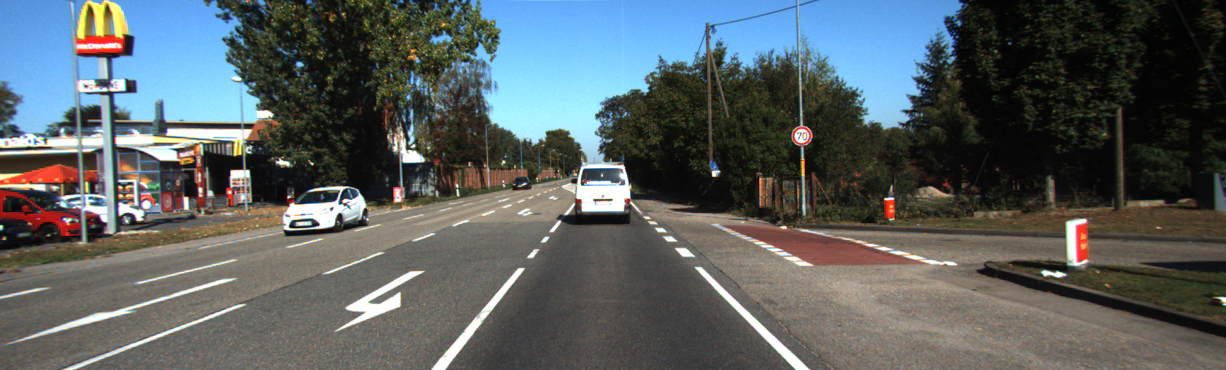
//> input picture images/0.png, 1226 x 370 px
$ ./match   (built with g++ and OpenCV 4)
//> lines starting //> are read from the running program, lines starting //| are printed output that depends on the picture
#include <opencv2/opencv.hpp>
#include <vector>
#include <iostream>
#include <random>

using namespace std;
using namespace cv;
// 判断连线是否经过光心且两个点在光心的同侧
bool isValidMatch(const Point2f& pt1, const Point2f& pt2, const Point2f& principalPoint, double threshold = 1.0) {
    // 计算两点与光心连线的斜率
    double slope1 = (pt1.y - principalPoint.y) / (pt1.x - principalPoint.x);
    double slope2 = (pt2.y - principalPoint.y) / (pt2.x - principalPoint.x);

    // 判断连线是否经过光心（斜率相近）
    bool lineThroughPrincipalPoint = fabs(slope1 - slope2) < threshold;

    // 检查X方向是否在同侧
    bool sameSideX = (pt1.x - principalPoint.x) * (pt2.x - principalPoint.x) > 0;
    // 检查Y方向是否在同侧
    bool sameSideY = (pt1.y - principalPoint.y) * (pt2.y - principalPoint.y) > 0;

    // 两个点要在X方向和Y方向都在同侧
    bool sameSide = sameSideX && sameSideY;

    // 返回连线经过光心且在光心同侧的结果
    return lineThroughPrincipalPoint && sameSide;
}

// 筛选匹配点，返回连线经过光心且在光心同侧的匹配点
std::vector<cv::DMatch> filterMatchesByPrincipalPoint(
    const std::vector<cv::KeyPoint>& keyImg1,
    const std::vector<cv::KeyPoint>& keyImg2,
    const std::vector<cv::DMatch>& matches,
    const cv::Point2f& principalPoint,
    double threshold = 1.0)
{
    std::vector<cv::DMatch> filteredMatches;

    for (const auto& match : matches) {
        Point2f pt1 = keyImg1[match.queryIdx].pt;
        Point2f pt2 = keyImg2[match.trainIdx].pt;

        // 检查匹配点是否满足条件
        if (isValidMatch(pt1, pt2, principalPoint, threshold)) {
            filteredMatches.push_back(match);
        }
    }

    return filteredMatches;
}

// 绘制匹配点（上下排列方式），并使用随机颜色
void drawMatchesWithRandomColors(const Mat& img1, const Mat& img2,
                                 const std::vector<KeyPoint>& keyImg1, const std::vector<KeyPoint>& keyImg2,
                                 const std::vector<DMatch>& matches, const std::string& windowName)
{
    // 随机数生成器，用于生成随机颜色
    std::random_device rd;
    std::mt19937 rng(rd());
    std::uniform_int_distribution<int> dist(0, 255);

    // 创建结果图像，大小为两张图像上下拼接
    int height = img1.rows + img2.rows;
    int width = std::max(img1.cols, img2.cols);
    Mat result = Mat::zeros(height, width, CV_8UC3);

    // 将 img1 和 img2 分别拷贝到 result 的上下部分
    Mat top(result, Rect(0, 0, img1.cols, img1.rows));  // img1 位于上半部分
    cvtColor(img1, top, COLOR_GRAY2BGR);  // 转换为彩色

    Mat bottom(result, Rect(0, img1.rows, img2.cols, img2.rows));  // img2 位于下半部分
    cvtColor(img2, bottom, COLOR_GRAY2BGR);  // 转换为彩色

    // 绘制每个匹配点和连线
    for (const auto& match : matches) {
        Point2f pt1 = keyImg1[match.queryIdx].pt;
        Point2f pt2 = keyImg2[match.trainIdx].pt;

        pt2.y += img1.rows;  // 调整 pt2 的 y 坐标，使其对应 img2 的位置

        // 生成随机颜色
        Scalar randomColor(dist(rng), dist(rng), dist(rng));

        // 画出匹配线和关键点
        line(result, pt1, pt2, randomColor, 1);
        circle(result, pt1, 4, randomColor, 1);
        circle(result, pt2, 4, randomColor, 1);
    }

    // 显示结果图像
    imshow(windowName, result);
}

int main(int argc, char** argv) {
    // 加载图片和相机内参
    Mat img1 = imread("images/0.png", IMREAD_GRAYSCALE);
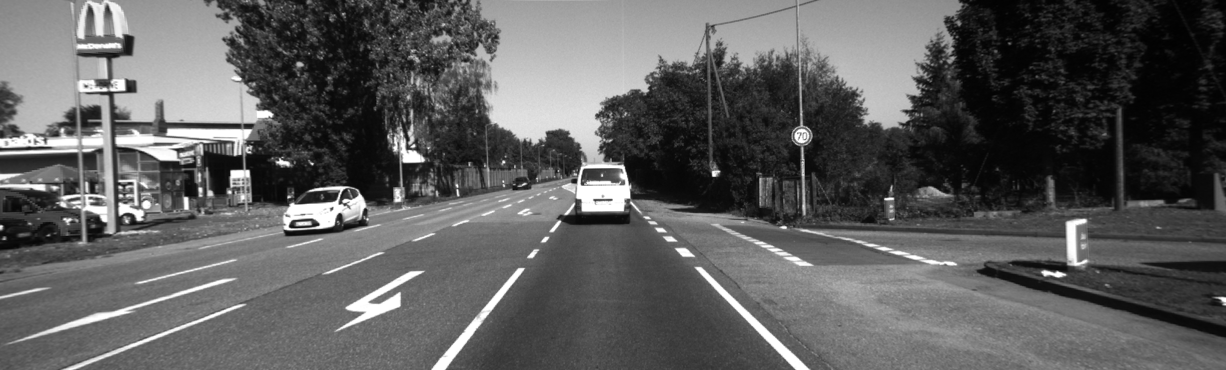
//> img1: 370 rows x 1226 cols, CV_8UC1; min 1, max 255, mean 93.1
    Mat img2 = imread("images/1.png", IMREAD_GRAYSCALE);
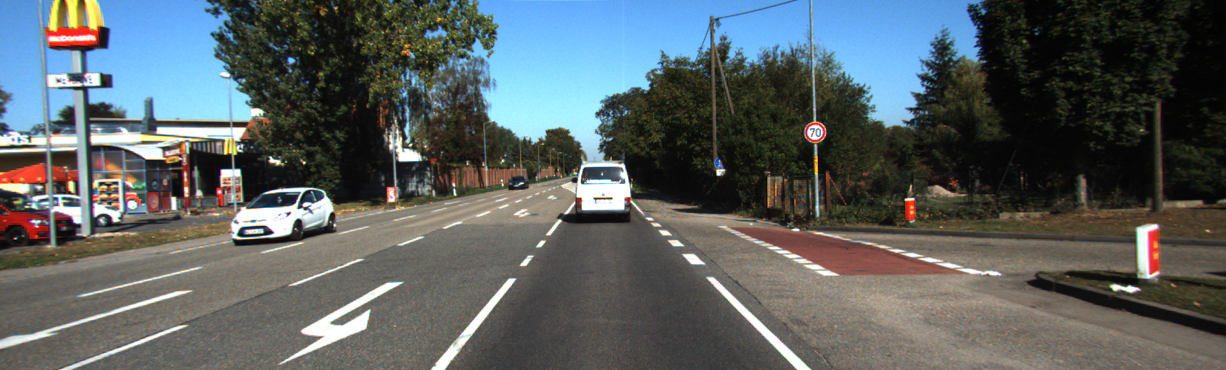
//> input picture images/1.png, 1226 x 370 px
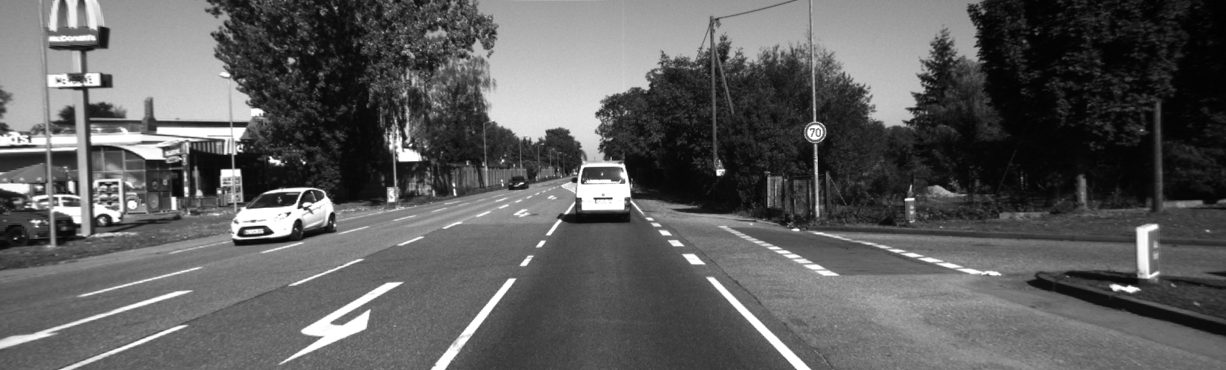
//> img2: 370 rows x 1226 cols, CV_8UC1; min 0, max 255, mean 93.7

    if (img1.empty() || img2.empty()) {
        cout << "Could not open or find the images!" << endl;
        return -1;
    }

    // 相机内参矩阵
    Mat cameraMatrix = (Mat_<double>(3, 3) << 718.8560, 0, 607.1928, 0, 718.8560, 185.2157, 0, 0, 1);
    Point2f principalPoint(cameraMatrix.at<double>(0, 2), cameraMatrix.at<double>(1, 2));  // 光心坐标

    Ptr<Feature2D> b = ORB::create();
    Mat descImg1, descImg2;
    std::vector<KeyPoint> keyImg1, keyImg2;

    b->detectAndCompute(img1, Mat(), keyImg1, descImg1);
//> keyImg1 = 500 keypoints; strongest (x, y, size): (290, 226, 37.2), (289, 226, 31), (344, 201, 31), (231, 171, 31)
    b->detectAndCompute(img2, Mat(), keyImg2, descImg2);
//> keyImg2 = 500 keypoints; strongest (x, y, size): (222, 170, 37.2), (238, 234, 37.2), (299, 206, 37.2), (272, 232, 31)

    Ptr<DescriptorMatcher> descriptorMatcher = DescriptorMatcher::create("BruteForce");
    std::vector<DMatch> matches;
    descriptorMatcher->match(descImg1, descImg2, matches, Mat());
//> matches = 500 matches

    // 绘制初始匹配点
    drawMatchesWithRandomColors(img1, img2, keyImg1, keyImg2, matches, "Initial Matches");
//> in drawMatchesWithRandomColors, `Mat bottom(result, Rect(0, img1.rows, img2.cols, img2.rows));`: bottom: 370 rows x 1226 cols, CV_8UC3; every value is 0
//> the loop in drawMatchesWithRandomColors, `for (const auto& match : matches)` made 500 passes
//> pt1 on passes 1 to 3: Point(394, 188), Point(1044, 275), Point(120, 195)
//> after the loop in drawMatchesWithRandomColors, `for (const auto& match : matches)`:
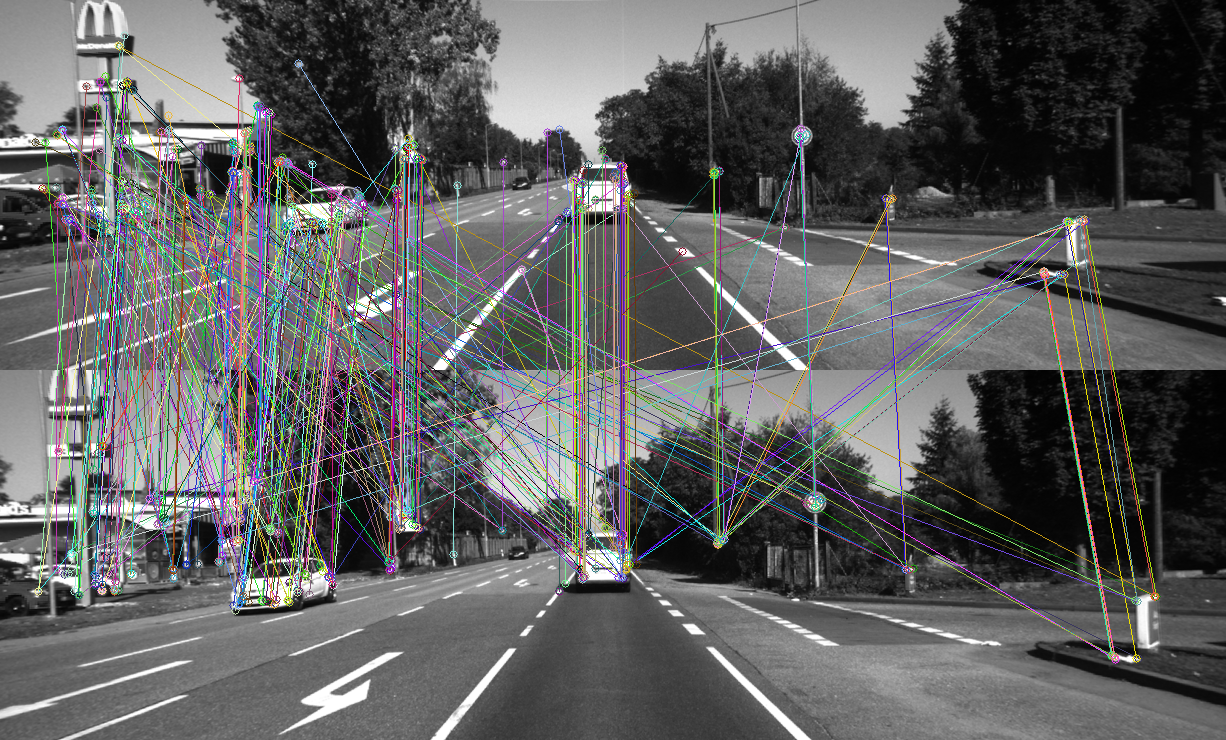
//> result: 740 rows x 1226 cols, CV_8UC3; mean B, G, R 96.5, 96.4, 96.3

    // 筛选匹配点，利用光心连线条件
    std::vector<DMatch> filteredMatches = filterMatchesByPrincipalPoint(keyImg1, keyImg2, matches, principalPoint);
//> the loop in filterMatchesByPrincipalPoint, `for (const auto& match : matches)` made 500 passes
//> (pt1, pt2, slope1 in isValidMatch, slope2 in isValidMatch, lineThroughPrincipalPoint in isValidMatch, sameSideX in isValidMatch, sameSideY in isValidMatch, sameSide in isValidMatch) on passes 1 to 3: (Point(394, 188), Point(388, 188), -0.0131, -0.0127, true, true, true, true), (Point(1044, 275), Point(1114.8, 289.2), 0.206, 0.205, true, true, true, true), (Point(120, 195), Point(94.8, 214.8), -0.0201, -0.0577, true, true, true, true)
//> after the loop in filterMatchesByPrincipalPoint, `for (const auto& match : matches)`: filteredMatches = 349 matches
//> filteredMatches = 349 matches

    // 绘制筛选后的匹配点
    drawMatchesWithRandomColors(img1, img2, keyImg1, keyImg2, filteredMatches, "Filtered Matches (Through Principal Point)");
//> the loop in drawMatchesWithRandomColors (call 2), `for (const auto& match : matches)` made 349 passes
//> after the loop in drawMatchesWithRandomColors (call 2), `for (const auto& match : matches)`:
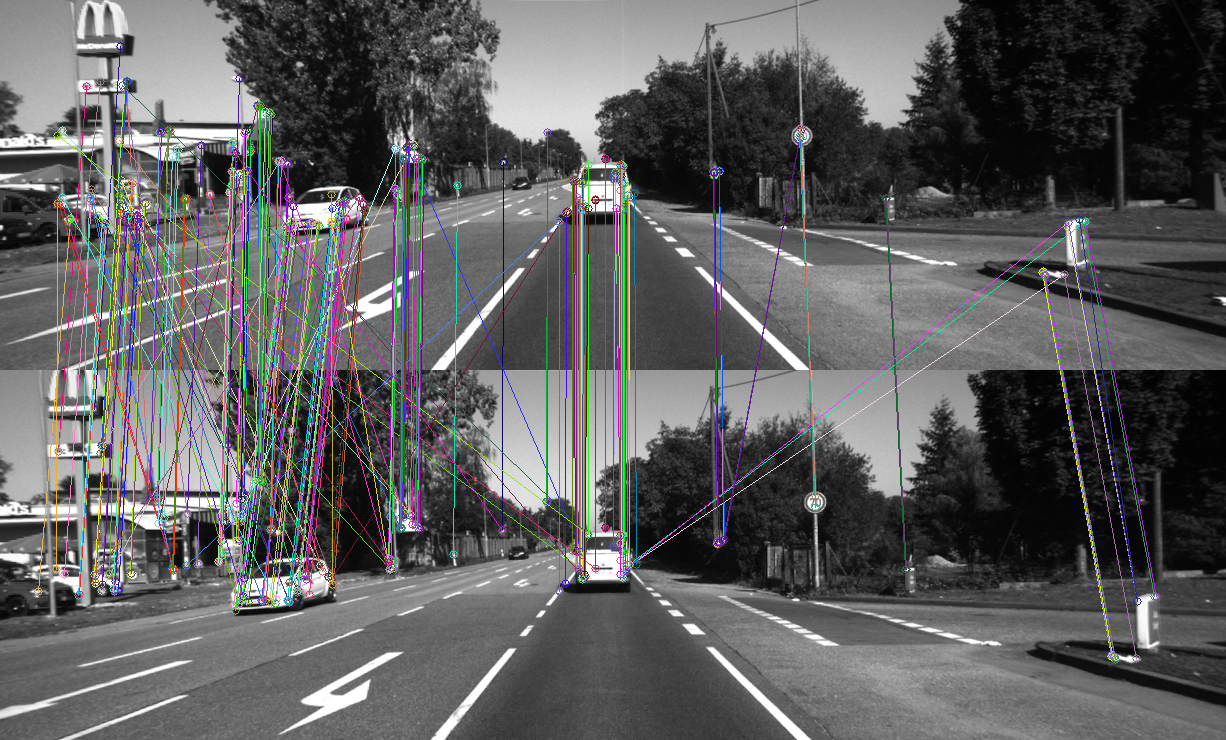
//> result: 740 rows x 1226 cols, CV_8UC3; mean B, G, R 95.1, 94.3, 94.8

    // 提取筛选后的匹配点的图像坐标
    std::vector<Point2f> points1, points2;
    for (const auto& match : filteredMatches) {
        points1.push_back(keyImg1[match.queryIdx].pt);
        points2.push_back(keyImg2[match.trainIdx].pt);
    }
    // 输出初始匹配点数和筛选后匹配点数
    cout << "Initial Matches: " << matches.size() << endl;
//| Initial Matches: 500
    cout << "Filtered Matches (Through Principal Point): " << filteredMatches.size() << endl;
//| Filtered Matches (Through Principal Point): 349

    // RANSAC 计算本质矩阵
    Mat mask;
    Mat E = findEssentialMat(points1, points2, cameraMatrix, RANSAC, 0.999, 3.0, mask);

    // 恢复旋转矩阵和平移向量
    Mat R, t;
    int inliers = recoverPose(E, points1, points2, cameraMatrix, R, t, mask);

    cout << "Inliers after RANSAC: " << inliers << endl;
//| Inliers after RANSAC: 205
    cout << "Rotation Matrix (R):\n" << R << endl;
//| Rotation Matrix (R):
//| [0.9999959278931935, -0.002834660424065614, 0.0003299959257245695;
//|  0.002834067008057914, 0.9999943908291682, 0.00178504184675686;
//|  -0.0003350540621993581, -0.001784099347309919, 0.9999983523627897]
    cout << "Translation Vector (t):\n" << t << endl;
//| Translation Vector (t):
//| [-0.02306585087049088;
//|  0.004522843121755519;
//|  -0.9997237170407213]

    // 过滤出 RANSAC 内点对应的匹配
    std::vector<DMatch> ransacMatches;
    for (size_t i = 0; i < filteredMatches.size(); ++i) {
        if (mask.at<uchar>(i)) {
            ransacMatches.push_back(filteredMatches[i]);
        }
    }

    // 绘制 RANSAC 后的匹配结果
    drawMatchesWithRandomColors(img1, img2, keyImg1, keyImg2, ransacMatches, "RANSAC Filtered Matches");
//> call 3 of drawMatchesWithRandomColors, with windowName = "RANSAC Filtered Matches"
//> after the loop in drawMatchesWithRandomColors (call 3), `for (const auto& match : matches)`:
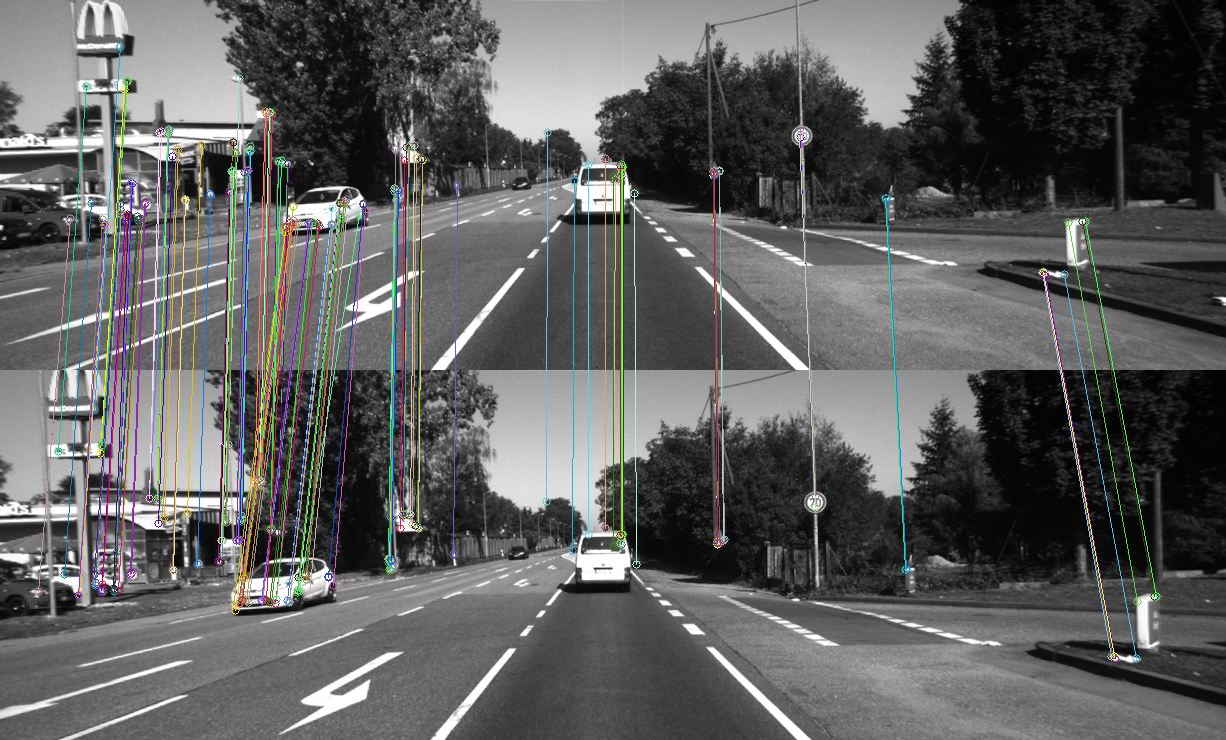
//> result: 740 rows x 1226 cols, CV_8UC3; mean B, G, R 94.4, 95, 94.6

    waitKey(0);

    return 0;
}
